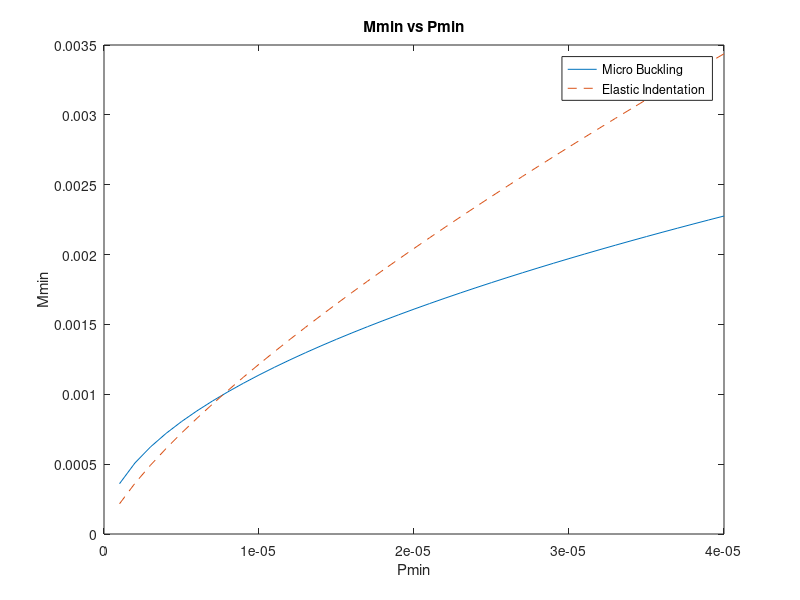

Write MATLAB code to recreate this figure.
pf= 1600+(30*48);
Ef= (40+81)*10^9;
SigmaF= (200+(100*7))*10^6;
pc= 20+(5*37);
SigmaC= (0.5+(6.5*((37/100)^1.5)))*10^6;
Tc= (0.5+(4.5*((37/100)^1.5)))*10^6;
pbar=pc/pf;

P=0.000001:0.000001:0.00004;

Mm =(0.1295.*P).^(1/2);
plot(P,Mm)
hold on

b=(((0.4839/(9*(pi^2)*((SigmaC/SigmaF)^2)*(Ef/SigmaF)))).^(1/4))

Me= 4*(((0.4839/(9*(pi^2)*((SigmaC/SigmaF)^2)*(Ef/SigmaF))))^(1/4)).*(P.^(3/4));
plot(P,Me,'--')
%axis([0 0.00001 0 0.001])
xlabel Pmin
ylabel Mmin
title ('Mmin vs Pmin')
legend('Micro Buckling','Elastic Indentation')
hold off
